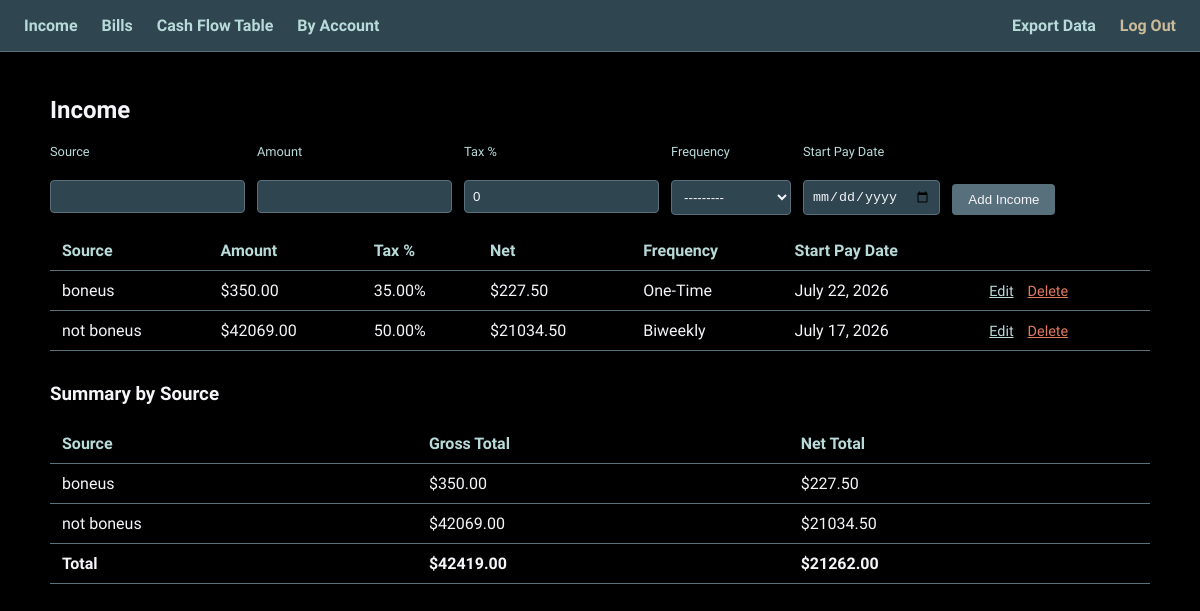
The page /income/ (signed in) on the database as committed earlier.
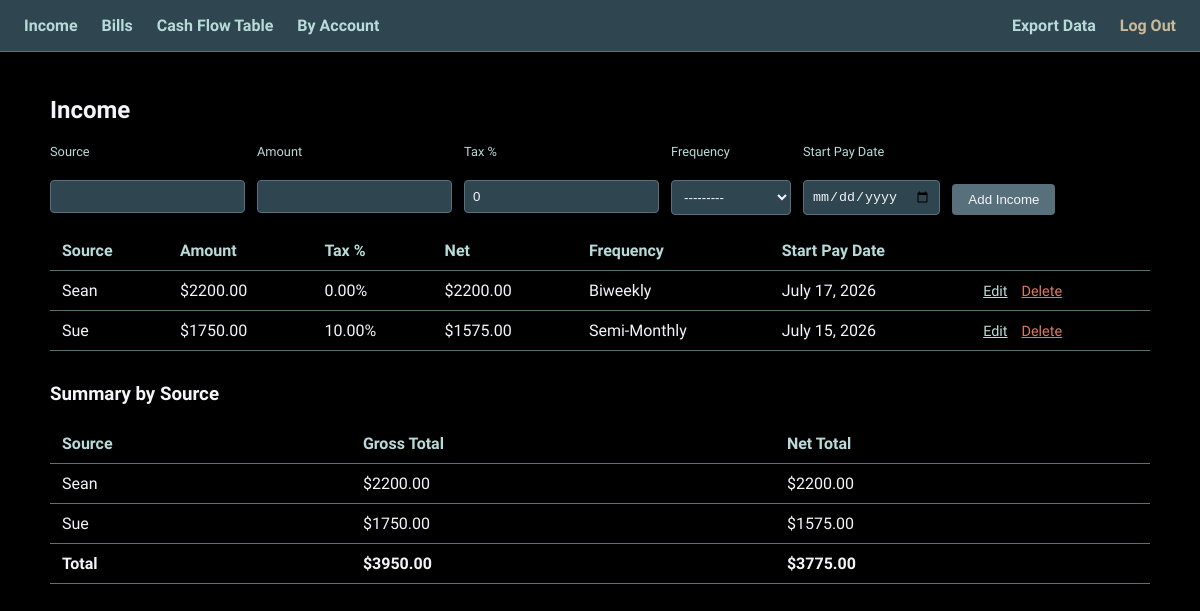
The same page on the database as committed later.
### income/models.py (models this page shows, shortened)
class Income(models.Model):
    FREQUENCY_CHOICES = [
        ('weekly', 'Weekly'),
        ('biweekly', 'Biweekly'),
        ('semimonthly', 'Semi-Monthly'),
        ('monthly', 'Monthly'),
        ('onetime', 'One-Time'),
    ]
    owner = models.ForeignKey(User, on_delete=models.CASCADE)
    source = models.CharField(max_length=100)
    amount = models.DecimalField(max_digits=10, decimal_places=2)
    tax_deduction_percent = models.DecimalField(max_digits=5, decimal_places=2, default=0)
    frequency = models.CharField(max_length=12, choices=FREQUENCY_CHOICES)
    start_pay_date = models.DateField(help_text="The first known/anchor pay date")
    class Meta:
        ordering = ['source']
    @property
    def net_amount(self):
        return self.amount * (1- (self.tax_deduction_percent / 100))

### income/views.py (the view)
# urls.py: path('',views.income_list, name='income_list'),
@login_required
def income_list(request):
    if request.method == 'POST':
        form = IncomeForm(request.POST)
        if form.is_valid():
            income = form.save(commit=False)
            income.owner = request.user
            income.save()
            return redirect('income_list')
    else:
        form = IncomeForm()
    incomes = Income.objects.filter(owner=request.user)
    summary = {}
    for income in incomes:
        key = income.source
        if key not in summary:
            summary[key] = {'gross': Decimal('0'), 'net': Decimal('0')}
        summary[key]['gross'] += income.amount
        summary[key]['net'] += income.net_amount
    summary_list = sorted(
        [{'source': k, 'gross': v['gross'], 'net': v['net']} for k, v in summary.items()],
        key=lambda x: x['source']
    )
    total_gross = sum((i.amount for i in incomes), Decimal('0'))
    total_net = sum((i.net_amount for i in incomes), Decimal('0'))
    return render(request, 'income/income_list.html', {
        'form': form,
        'incomes': incomes,
        'summary_list': summary_list,
        'total_gross': total_gross,
        'total_net': total_net,
    })

### income/forms.py
class IncomeForm(forms.ModelForm):
    class Meta:
        model = Income
        fields = ['source', 'amount', 'tax_deduction_percent', 'frequency', 'start_pay_date']
        widgets = {
            'start_pay_date': forms.DateInput(attrs={'type': 'date'}),
            'source': forms.TextInput(attrs={'autofocus': True}),
        }

### income/templates/income/income_list.html (shortened to what this page needs)
{% extends 'base.html' %}
{% block content %}
    <h2>Income</h2>
    <form method="post" class="form-row" style="align-items:flex-start;">
        <div>
            <label for="{{ form.source.id_for_label }}">Source</label><br>
            {{ form.source }}
        </div>
        <div>
            <label for="{{ form.amount.id_for_label }}">Amount</label><br>
            {{ form.amount }}
        </div>
        <div>
            <label for="{{ form.tax_deduction_percent.id_for_label }}">Tax %</label><br>
            {{ form.tax_deduction_percent }}
        </div>
        <div>
            <label for="{{ form.frequency.id_for_label }}">Frequency</label><br>
            {{ form.frequency }}
        </div>
        <div>
            <label for="{{ form.start_pay_date.id_for_label }}">Start Pay Date</label><br>
            {{ form.start_pay_date }}
        </div>
        <div style="align-self:flex-end;">
            <button type="submit">Add Income</button>
        </div>
    </form>
    <table>
        <tr>
            <th>Source</th>
            <th>Amount</th>
            <th>Tax %</th>
            <th>Net</th>
            <th>Frequency</th>
            <th>Start Pay Date</th>
            <th></th>
        </tr>
        {% for income in incomes %}
        <tr>
            <td>{{ income.source }}</td>
            <td>${{ income.amount }}</td>
            <td>{{ income.tax_deduction_percent }}%</td>
            <td>${{ income.net_amount|floatformat:2 }}</td>
            <td>{{ income.get_frequency_display }}</td>
            <td>{{ income.start_pay_date }}</td>
            <td>
                <a href="{% url 'income_edit' income.pk %}" class="action-link">Edit</a>
                <a href="{% url 'income_delete' income.pk %}" class="action-link delete">Delete</a>
            </td>
        </tr>
        {% endfor %}
    </table>
        <h3 style="margin-top:32px;">Summary by Source</h3>
    <table>
        <tr>
            <th>Source</th>
            <th>Gross Total</th>
            <th>Net Total</th>
        </tr>
        {% for row in summary_list %}
        <tr>
            <td>{{ row.source }}</td>
            <td>${{ row.gross|floatformat:2 }}</td>
            <td>${{ row.net|floatformat:2 }}</td>
        </tr>
        {% endfor %}
        <tr style="font-weight:bold;">
            <td>Total</td>
            <td>${{ total_gross|floatformat:2 }}</td>
            <td>${{ total_net|floatformat:2 }}</td>
        </tr>
    </table>
{% endblock %}

Rows that differ between the two databases and show on the page:
removed Income: source "boneus", amount "350.00", tax_deduction_percent "35.00", net_amount "227.50", frequency "One-Time", start_pay_date "July 22, 2026", source "boneus"
changed Income "Biweekly": source "not boneus" → "Sean"; amount "42069.00" → "2200.00"; tax_deduction_percent "50.00" → "0.00"; net_amount "21034.50" → "2200.00"
added Income: source "Sue", amount "1750.00", tax_deduction_percent "10.00", net_amount "1575.00", frequency "Semi-Monthly", start_pay_date "July 15, 2026", source "Sue"
Other text that changed with them:
{{ total_gross|floatformat:2 }}: "42419.00" → "3950.00"
{{ total_net|floatformat:2 }}: "21262.00" → "3775.00"
new list line: "Sean"
new list line: "$ 2200.00 $ 2200.00"
new list line: "$ 1750.00 $ 1575.00"
list line gone: "$ 350.00 $ 227.50"
list line gone: "not boneus"
list line gone: "$ 42069.00 $ 21034.50"
